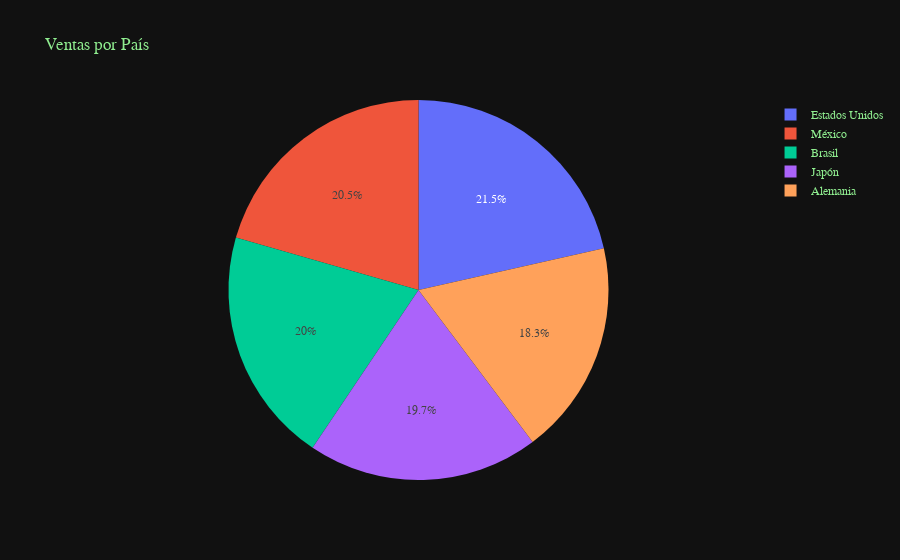

The cell this chart's notebook holds for it:
### Code cell
# Grafico de pie de ventas por país

fig_pie = px.pie(ventas_por_pais, names='País', values='Unidades vendidas',
                 title='Ventas por País', color='País', template= 'plotly_dark')

fig_pie.update_layout(
    font_family="Century Gothic",
    font_color="lightgreen"
)
fig_pie.show()

### Figure 1 — Plotly figure (JSON) as saved in the notebook; plotly's stock layout.template omitted (floating-point values rounded to 4 significant figures)
{"data": [{"customdata": [["Estados Unidos"], ["México"], ["Brasil"], ["Japón"], ["Alemania"]], "domain": {"x": [0, 1], "y": [0, 1]}, "hovertemplate": "País=%{customdata[0]}<br>Unidades vendidas=%{value}<extra></extra>", "labels": ["Estados Unidos", "México", "Brasil", "Japón", "Alemania"], "legendgroup": "", "marker": {"colors": ["#636efa", "#EF553B", "#00cc96", "#ab63fa", "#FFA15A"]}, "name": "", "showlegend": true, "type": "pie", "values": [10914, 10440, 10182, 9991, 9279]}], "layout": {"font": {"color": "lightgreen", "family": "Century Gothic"}, "legend": {"tracegroupgap": 0}, "title": {"text": "Ventas por País"}}}
